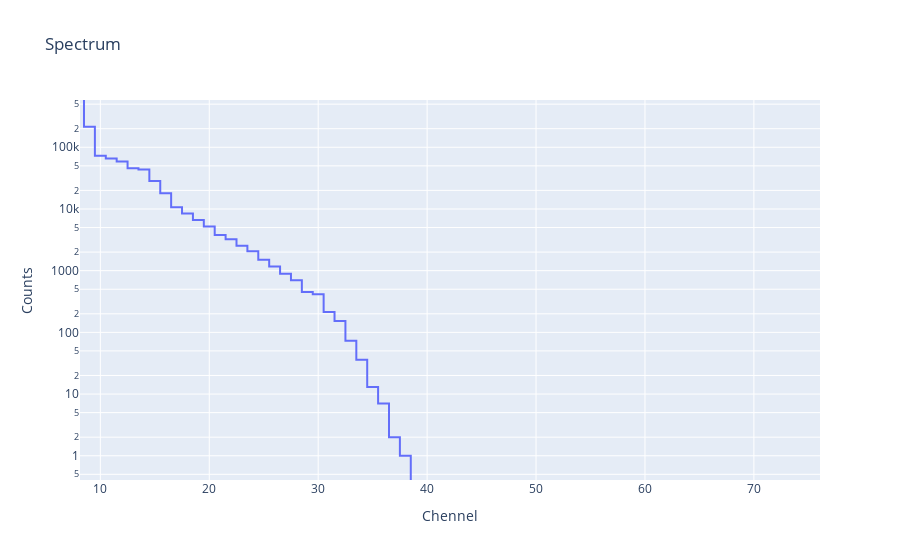

Write notebook code for a chart like this one.
### Code cell
FROM_CHANNEL = 8
TO_CHANNEL = 250

spectrum = rc.loc[(rc[2]/60) >= fr.value].loc[(rc[2]/60) <= to.value].iloc[:,FROM_CHANNEL:TO_CHANNEL].sum()

data = [go.Scatter(x=spectrum.index, y=spectrum, line=dict(shape='hvh'))]

layout = go.Layout(title='Spectrum', yaxis=dict(title='Counts', type='log'), xaxis=dict(title='Chennel'))
#layout = go.Layout(title='Spectrum', yaxis=dict(title='Counts'), xaxis=dict(title='Chennel'))

fig = go.Figure(data=data, layout=layout)
fig.show()

### Figure 1 — Plotly figure (JSON) as saved in the notebook; plotly's stock layout.template omitted (floating-point values rounded to 4 significant figures; data arrays with more than 128 entries replaced by an {"elided": "..."} marker saying what was removed)
{"data": [{"line": {"shape": "hvh"}, "type": "scatter", "x": {"elided": "242 int values"}, "y": {"elided": "242 int values"}}], "layout": {"autosize": true, "title": {"text": "Spectrum"}, "xaxis": {"autorange": false, "range": [8.133, 76.07], "showspikes": false, "title": {"text": "Chennel"}, "type": "linear"}, "yaxis": {"autorange": false, "range": [-0.3931, 5.766], "showspikes": false, "title": {"text": "Counts"}, "type": "log"}}}
